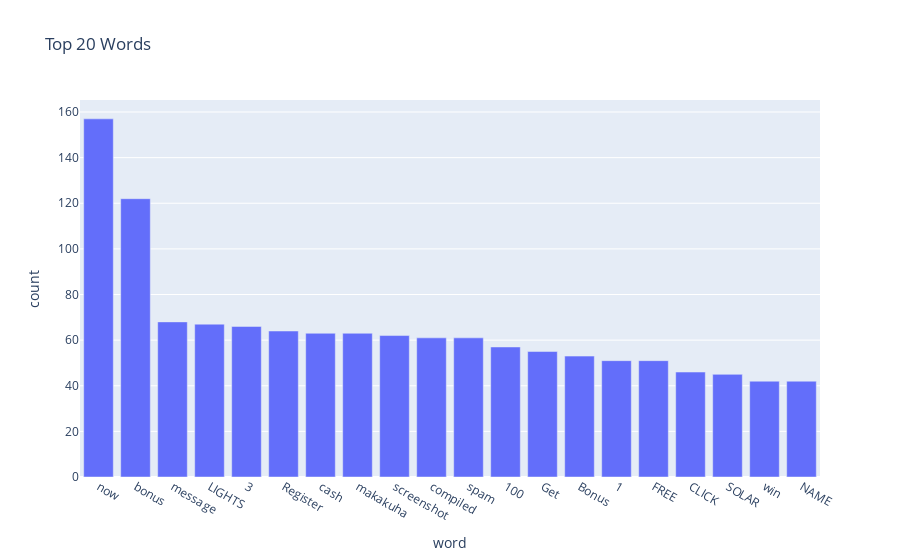

Notebook source saved alongside this figure:
### Code cell
#plot the top 20 words
fig = px.bar(top100[:20], x = 'word', y = 'count', title = 'Top 20 Words')
fig.show()

### Figure 1 — Plotly figure (JSON) as saved in the notebook; plotly's stock layout.template omitted (floating-point values rounded to 4 significant figures)
{"data": [{"alignmentgroup": "True", "hovertemplate": "word=%{x}<br>count=%{y}<extra></extra>", "legendgroup": "", "marker": {"color": "#636efa", "pattern": {"shape": ""}}, "name": "", "offsetgroup": "", "orientation": "v", "showlegend": false, "textposition": "auto", "type": "bar", "x": ["now", "bonus", "message", "LIGHTS", "3", "Register", "cash", "makakuha", "screenshot", "compiled", "spam", "100", "Get", "Bonus", "1", "FREE", "CLICK", "SOLAR", "win", "NAME"], "xaxis": "x", "y": [157, 122, 68, 67, 66, 64, 63, 63, 62, 61, 61, 57, 55, 53, 51, 51, 46, 45, 42, 42], "yaxis": "y"}], "layout": {"barmode": "relative", "legend": {"tracegroupgap": 0}, "title": {"text": "Top 20 Words"}, "xaxis": {"anchor": "y", "domain": [0, 1], "title": {"text": "word"}}, "yaxis": {"anchor": "x", "domain": [0, 1], "title": {"text": "count"}}}}
